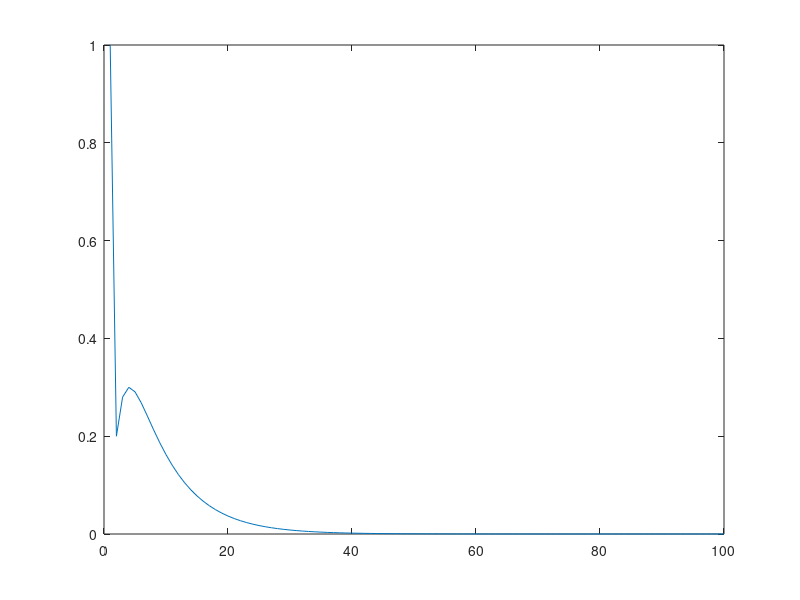
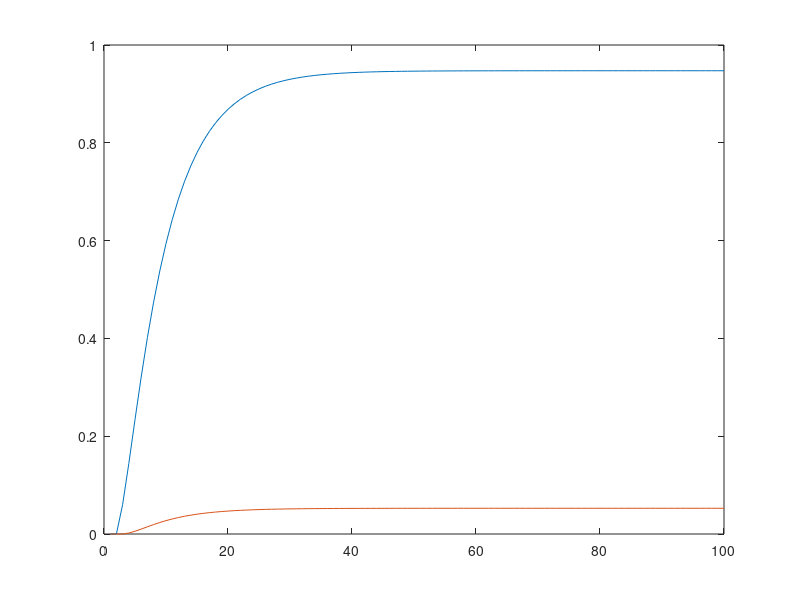

These figures' MATLAB source, in order:
%a)

T = [0.8, 0, 0, 0.3, 0; 0.2, 0.6, 0, 0.2, 0; 0, 0.3, 1, 0, 0; 0, 0.1, 0, 0.4, 0; 0, 0, 0, 0.1, 1];
disp("a) T = ");
disp(T);

%b)

X0 = [1 0 0 0 0]';
X = zeros(1, 100);
X(1,1) = X0(1,1);

for i=2:100
    Xaux = T^(i-1) * X0;
    X(1, i) = Xaux(2,1);
end

figure(1);
title("b)");
plot(1:100, X);

%
X3 = zeros(1, 100);
X5 = zeros(1, 100);
X3(1,1) = X0(3,1);
X5(1,1) = X0(5,1);

for i=2:100
    Xaux = T^(i-1) * X0;
    X3(1, i) = Xaux(3,1);
    X5(1, i) = Xaux(5,1);
end

figure(2);
plot(1:100, X3, X5);









